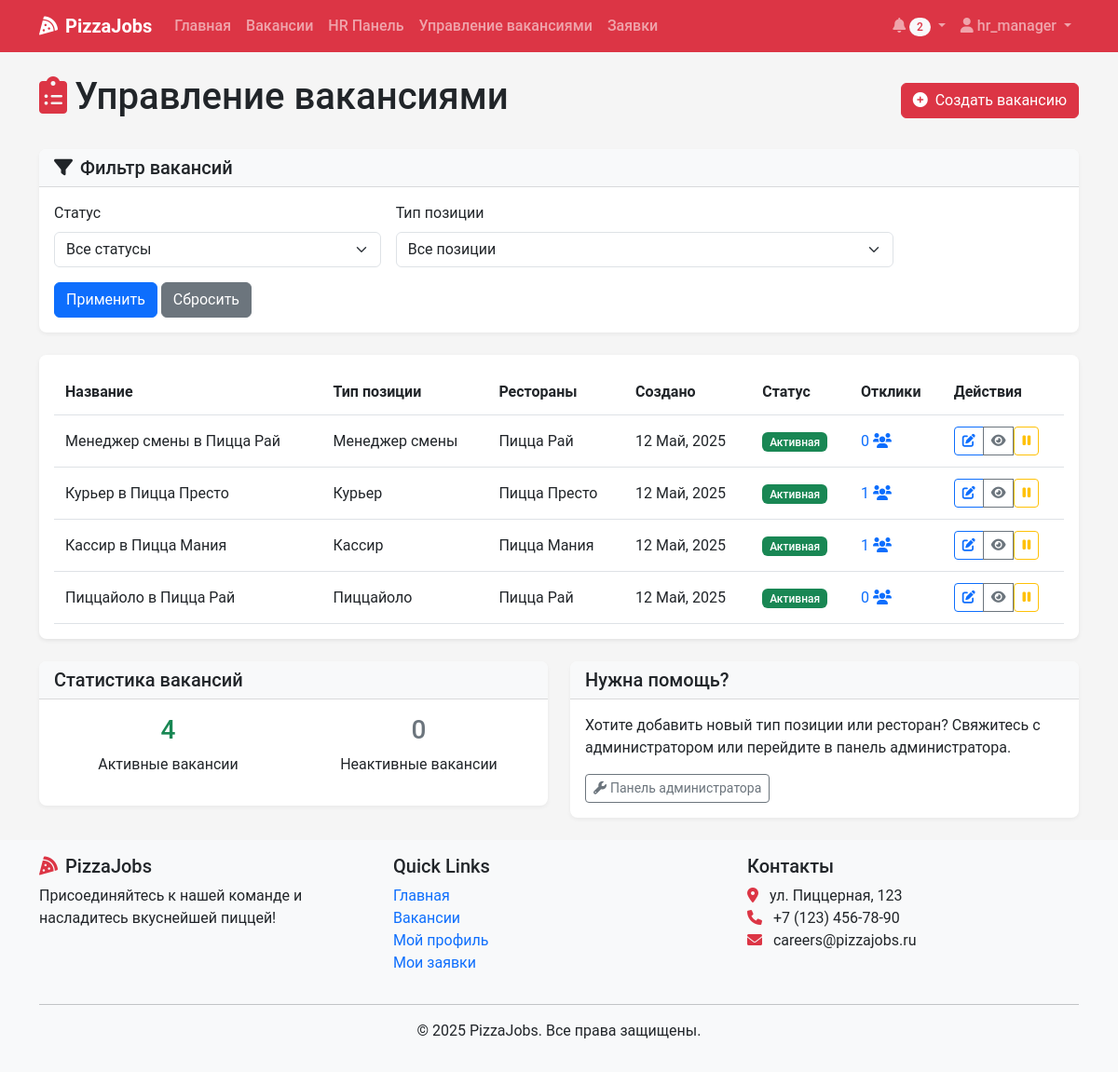
The page /hr/vacancies/ (signed in) on the database its author committed.
### recruitment/models.py (models this page shows, shortened)
class Vacancy(models.Model):
    title = models.CharField(max_length=100)
    position_type = models.ForeignKey(PositionType, on_delete=models.CASCADE, related_name='vacancies')
    restaurants = models.ManyToManyField(Restaurant, related_name='vacancies')
    description = models.TextField()
    requirements = models.TextField()
    responsibilities = models.TextField()
    conditions = models.TextField()
    salary_min = models.DecimalField(max_digits=10, decimal_places=2, null=True, blank=True)
    salary_max = models.DecimalField(max_digits=10, decimal_places=2, null=True, blank=True)
    is_active = models.BooleanField(default=True)
    created_at = models.DateTimeField(auto_now_add=True)
    updated_at = models.DateTimeField(auto_now=True)
    created_by = models.ForeignKey(User, on_delete=models.SET_NULL, null=True, related_name='created_vacancies')
    class Meta:
        verbose_name_plural = "Vacancies"

class PositionType(models.Model):
    title = models.CharField(max_length=100, unique=True)
    description = models.TextField()

class Restaurant(models.Model):
    name = models.CharField(max_length=100)
    address = models.CharField(max_length=255)
    city = models.CharField(max_length=100)
    manager = models.ForeignKey(User, on_delete=models.SET_NULL, null=True, blank=True, related_name='managed_restaurants')

### recruitment/views.py (the view)
# urls.py: path('hr/vacancies/', views.manage_vacancies, name='manage_vacancies'),
@login_required
@hr_required
def manage_vacancies(request):
    vacancies = Vacancy.objects.all().order_by('-created_at')
    status_filter = request.GET.get('status', '')
    if status_filter == 'active':
        vacancies = vacancies.filter(is_active=True)
    elif status_filter == 'inactive':
        vacancies = vacancies.filter(is_active=False)
    position_filter = request.GET.get('position_type', '')
    if position_filter:
        vacancies = vacancies.filter(position_type__id=position_filter)
    paginator = Paginator(vacancies, 20)
    page_number = request.GET.get('page')
    page_obj = paginator.get_page(page_number)
    total = Vacancy.objects.count()
    active = Vacancy.objects.filter(is_active=True).count()
    inactive = total - active
    position_types = PositionType.objects.all()
    context = {
        'page_obj': page_obj,
        'position_types': position_types,
        'selected_status': status_filter,
        'selected_position_type': position_filter,
        'total_vacancies': total,
        'active_vacancies': active,
        'inactive_vacancies': inactive,
    }
    return render(request, 'hr/vacancies_list.html', context)

### templates/hr/vacancies_list.html (shortened to what this page needs)
{% extends 'base.html' %}
{% block content %}
<div class="container">
    <div class="d-flex justify-content-between align-items-center mb-4">
        <h1><i class="fas fa-clipboard-list me-2 text-danger"></i>Управление вакансиями</h1>
        <div>
            <a href="{% url 'create_vacancy' %}" class="btn btn-danger">
                <i class="fas fa-plus-circle me-2"></i>Создать вакансию
            </a>
        </div>
    </div>
    <div class="card mb-4 shadow-sm">
        <div class="card-header bg-light">
            <h5 class="mb-0"><i class="fas fa-filter me-2"></i>Фильтр вакансий</h5>
        </div>
        <div class="card-body">
            <form method="get" class="row g-3">
                <div class="col-md-4">
                    <label for="status" class="form-label">Статус</label>
                    <select class="form-select" id="status" name="status">
                        <option value="">Все статусы</option>
                    </select>
                </div>
                <div class="col-md-6">
                    <label for="position_type" class="form-label">Тип позиции</label>
                    <select class="form-select" id="position_type" name="position_type">
                        <option value="">Все позиции</option>
                    </select>
                </div>
                <div class="col-12">
                    <button type="submit" class="btn btn-primary">Применить</button>
                    <a href="{% url 'manage_vacancies' %}" class="btn btn-secondary">Сбросить</a>
                </div>
            </form>
        </div>
    </div>
    <div class="card shadow">
        <div class="card-body">
            {% if page_obj %}
                <div class="table-responsive">
                    <table class="table table-hover align-middle">
                        <thead>
                            <tr>
                                <th>Название</th>
                                <th>Тип позиции</th>
                                <th>Рестораны</th>
                                <th>Создано</th>
                                <th>Статус</th>
                                <th>Отклики</th>
                                <th>Действия</th>
                            </tr>
                        </thead>
                        <tbody>
                            {% for vacancy in page_obj %}
                                <tr>
                                    <td>{{ vacancy.title }}</td>
                                    <td>{{ vacancy.position_type.title }}</td>
                                    <td>
                                        {% if vacancy.restaurants.count == 1 %}
                                            {{ vacancy.restaurants.first.name }}
                                        {% else %}
                                            {{ vacancy.restaurants.count }} ресторанов
                                        {% endif %}
                                    </td>
                                    <td>{{ vacancy.created_at|date:"d M, Y" }}</td>
                                    <td>
                                        <span class="badge {% if vacancy.is_active %}bg-success{% else %}bg-secondary{% endif %}">
                                            {% if vacancy.is_active %}Активная{% else %}Неактивная{% endif %}
                                        </span>
                                    </td>
                                    <td>
                                        <a href="{% url 'application_list' %}?vacancy={{ vacancy.id }}" class="text-decoration-none">
                                            {{ vacancy.applications.count }}
                                            <i class="fas fa-users text-primary"></i>
                                        </a>
                                    </td>
                                    <td>
                                        <div class="btn-group">
                                            <a href="{% url 'edit_vacancy' vacancy.id %}" class="btn btn-sm btn-outline-primary">
                                                <i class="fas fa-edit"></i>
                                            </a>
                                            <a href="{% url 'vacancy_detail' vacancy.id %}" class="btn btn-sm btn-outline-secondary">
                                                <i class="fas fa-eye"></i>
                                            </a>
                                            <form action="{% url 'toggle_vacancy_status' vacancy.id %}" method="post" class="d-inline">
                                                <button type="submit" class="btn btn-sm btn-outline-{% if vacancy.is_active %}warning{% else %}success{% endif %}">
                                                    <i class="fas fa-{% if vacancy.is_active %}pause{% else %}play{% endif %}"></i>
                                                </button>
                                            </form>
                                        </div>
                                    </td>
                                </tr>
                            {% endfor %}
                        </tbody>
                    </table>
                </div>
            {% else %}
                <div class="alert alert-info">
                    <i class="fas fa-info-circle me-2"></i>Вакансии по вашему запросу не найдены.
                </div>
            {% endif %}
        </div>
    </div>
   <div class="row mt-4">
    <div class="col-md-6">
        <div class="card shadow-sm">
            <div class="card-header bg-light">
                <h5 class="mb-0">Статистика вакансий</h5>
            </div>
            <div class="card-body">
                <div class="row text-center">
                    <div class="col-6">
                        <h3 class="text-success">{{ active_vacancies }}</h3>
                        <p>Активные вакансии</p>
                    </div>
                    <div class="col-6">
                        <h3 class="text-secondary">{{ inactive_vacancies }}</h3>
                        <p>Неактивные вакансии</p>
                    </div>
                </div>
            </div>
        </div>
    </div>
        <div class="col-md-6">
            <div class="card shadow-sm">
                <div class="card-header bg-light">
                    <h5 class="mb-0">Нужна помощь?</h5>
                </div>
                <div class="card-body">
                    <p>Хотите добавить новый тип позиции или ресторан? Свяжитесь с администратором или перейдите в панель администратора.</p>
                    <a href="/admin/" class="btn btn-sm btn-outline-secondary">
                        <i class="fas fa-wrench me-1"></i>Панель администратора
                    </a>
                </div>
            </div>
        </div>
    </div>
</div>
{% endblock %}

### templates/base.html (shortened to what this page needs)
<!DOCTYPE html>
<html lang="ru">
<head>
    <link href="https://cdn.jsdelivr.net/npm/bootstrap@5.3.0-alpha1/dist/css/bootstrap.min.css" rel="stylesheet">
    <link rel="stylesheet" href="https://cdnjs.cloudflare.com/ajax/libs/font-awesome/6.0.0/css/all.min.css">
    <link rel="stylesheet" href="/static/css/main.css">
</head>
<body>
    <nav class="navbar navbar-expand-lg navbar-dark bg-danger sticky-top">
        <div class="container">
            <a class="navbar-brand" href="{% url 'home' %}">
                <i class="fas fa-pizza-slice me-2"></i>PizzaJobs
            </a>
            <div class="collapse navbar-collapse" id="navbarNav">
                <ul class="navbar-nav me-auto">
                    <li class="nav-item">
                        <a class="nav-link" href="{% url 'home' %}">Главная</a>
                    </li>
                    <li class="nav-item">
                        <a class="nav-link" href="{% url 'vacancy_list' %}">Вакансии</a>
                    </li>
                    {% if user.is_authenticated %}
                        {% if user.profile.role == 'HR_MANAGER' %}
                            <li class="nav-item">
                                <a class="nav-link" href="{% url 'hr_dashboard' %}">HR Панель</a>
                            </li>
                            <li class="nav-item">
                                <a class="nav-link" href="{% url 'manage_vacancies' %}">Управление вакансиями</a>
                            </li>
                        {% elif user.profile.role == 'RESTAURANT_MANAGER' %}
                            <li class="nav-item">
                                <a class="nav-link" href="{% url 'manager_dashboard' %}">Панель менеджера</a>
                            </li>
                        {% endif %}
                        <li class="nav-item">
                            <a class="nav-link" href="{% url 'application_list' %}">Заявки</a>
                        </li>
                    {% endif %}
                </ul>
                <ul class="navbar-nav">
                    {% if user.is_authenticated %}
                        <li class="nav-item dropdown">
                            <a class="nav-link dropdown-toggle" href="#" id="notificationDropdown" role="button" data-bs-toggle="dropdown">
                                <i class="fas fa-bell"></i>
                                {% if user.notifications.filter.exists %}
                                <span class="badge rounded-pill bg-light text-danger">
                                    {{ user.notifications.filter.count }}
                                </span>
                                {% endif %}
                            </a>
                        </li>
                        <li class="nav-item dropdown">
                            <a class="nav-link dropdown-toggle" href="#" id="userDropdown" role="button" data-bs-toggle="dropdown">
                                <i class="fas fa-user"></i> {{ user.username }}
                            </a>
                        </li>
                    {% endif %}
                </ul>
            </div>
        </div>
    </nav>
    <main class="py-4">
        {% block content %}{% endblock %}
    </main>
    <footer class="footer mt-auto py-3 bg-light">
        <div class="container">
            <div class="row">
                <div class="col-md-4">
                    <h5><i class="fas fa-pizza-slice text-danger me-2"></i>PizzaJobs</h5>
                    <p>Присоединяйтесь к нашей команде и насладитесь вкуснейшей пиццей!</p>
                </div>
                <div class="col-md-4">
                    <h5>Quick Links</h5>
                    <ul class="list-unstyled">
                        <li><a href="{% url 'home' %}" class="text-decoration-none">Главная</a></li>
                        <li><a href="{% url 'vacancy_list' %}" class="text-decoration-none">Вакансии</a></li>
                        {% if user.is_authenticated %}
                            <li><a href="{% url 'view_profile' %}" class="text-decoration-none">Мой профиль</a></li>
                            <li><a href="{% url 'application_list' %}" class="text-decoration-none">Мои заявки</a></li>
                        {% else %}
                            <li><a href="{% url 'login' %}" class="text-decoration-none">Войти</a></li>
                            <li><a href="{% url 'register' %}" class="text-decoration-none">Регистрация</a></li>
                        {% endif %}
                    </ul>
                </div>
                <div class="col-md-4">
                    <h5>Контакты</h5>
                    <address>
                        <i class="fas fa-map-marker-alt text-danger me-2"></i> ул. Пиццерная, 123<br>
                        <i class="fas fa-phone text-danger me-2"></i> +7 (123) 456-78-90<br>
                        <i class="fas fa-envelope text-danger me-2"></i> careers@pizzajobs.ru
                    </address>
                </div>
            </div>
            <hr>
            <div class="text-center">
                <p>&copy; 2025 PizzaJobs. Все права защищены.</p>
            </div>
        </div>
    </footer>
</body>
</html>

### static/css/main.css (style rules this page uses)
:root { --pizza-red: #dc3545; --pizza-green: #198754; --pizza-white: #ffffff; --pizza-light: #f8f9fa; --pizza-dark: #212529; --pizza-secondary: #6c757d; }
body { font-family: 'Roboto', 'Segoe UI', Arial, sans-serif; color: var(--pizza-dark); background-color: #f5f5f5; min-height: 100vh; display: flex; flex-direction: column; }
main { flex: 1; }
.card { border-radius: 0.5rem; border: none; overflow: hidden; }
.card-header { border-bottom: 1px solid rgba(0, 0, 0, 0.125); }
.card.shadow { box-shadow: 0 0.125rem 0.25rem rgba(0, 0, 0, 0.075) !important; }
.card.shadow-sm { box-shadow: 0 0.125rem 0.25rem rgba(0, 0, 0, 0.05) !important; }
.navbar-dark.bg-danger { background-color: var(--pizza-red) !important; }
.nav-link { font-weight: 500; }
.navbar-brand { font-weight: 700; }
.footer { background-color: var(--pizza-light); padding: 2rem 0; margin-top: auto; }
.badge { font-weight: 500; padding: 0.35em 0.65em; }
.table { margin-bottom: 0; }
.table > :not(caption) > * > * { padding: 0.75rem; }
.badge.bg-success { background-color: #198754 !important; }

### rows shown on the page
Vacancy: title "Менеджер смены в Пицца Рай", position_type "Менеджер смены", restaurants.first.name "Пицца Рай", created_at "12 Май, 2025", is_active "Активная", applications.count "0"
Vacancy: title "Курьер в Пицца Престо", position_type "Курьер", restaurants.first.name "Пицца Престо", created_at "12 Май, 2025", is_active "Активная", applications.count "1"
Vacancy: title "Кассир в Пицца Мания", position_type "Кассир", restaurants.first.name "Пицца Мания", created_at "12 Май, 2025", is_active "Активная", applications.count "1"
Vacancy: title "Пиццайоло в Пицца Рай", position_type "Пиццайоло", restaurants.first.name "Пицца Рай", created_at "12 Май, 2025", is_active "Активная", applications.count "0"

### other values the page prints
{{ user.notifications.filter.count }} "2"
{{ user.username }} "hr_manager"
{{ active_vacancies }} "4"
{{ inactive_vacancies }} "0"
